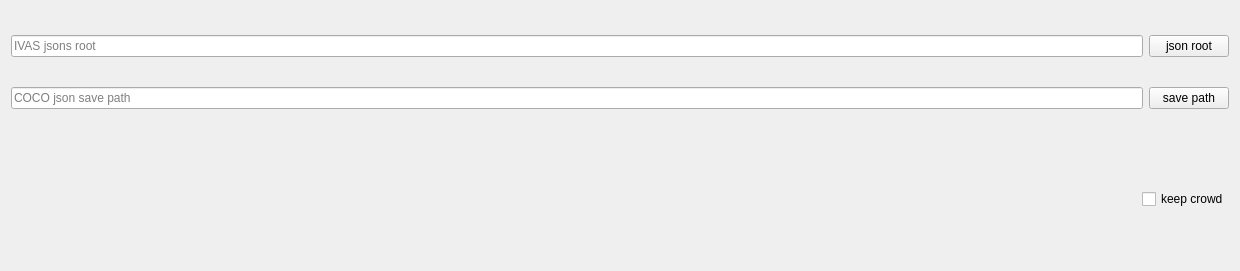
            <widget class="QWidget" name="toolbox_item_ivas2coco">
             <property name="geometry">
              <rect>
               <x>0</x>
               <y>0</y>
               <width>1240</width>
               <height>271</height>
              </rect>
             </property>
             <attribute name="label">
              <string>IVAS to COCO</string>
             </attribute>
             <layout class="QVBoxLayout" name="verticalLayout_5">
              <item>
               <widget class="QWidget" name="widget_4" native="true">
                <layout class="QVBoxLayout" name="verticalLayout_6">
                 <property name="leftMargin">
                  <number>0</number>
                 </property>
                 <property name="topMargin">
                  <number>0</number>
                 </property>
                 <property name="rightMargin">
                  <number>0</number>
                 </property>
                 <property name="bottomMargin">
                  <number>0</number>
                 </property>
                 <item>
                  <widget class="QWidget" name="widget_5" native="true">
                   <layout class="QGridLayout" name="gridLayout_2">
                    <property name="leftMargin">
                     <number>0</number>
                    </property>
                    <property name="topMargin">
                     <number>0</number>
                    </property>
                    <property name="rightMargin">
                     <number>0</number>
                    </property>
                    <property name="bottomMargin">
                     <number>0</number>
                    </property>
                    <item row="0" column="0">
                     <widget class="QLineEdit" name="lineEdit_ivas2coco_ivas_json_root">
                      <property name="readOnly">
                       <bool>true</bool>
                      </property>
                      <property name="placeholderText">
                       <string>IVAS jsons root</string>
                      </property>
                     </widget>
                    </item>
                    <item row="0" column="1">
                     <widget class="QPushButton" name="pushButton_ivas2coco_ivas_json_root">
                      <property name="text">
                       <string>json root</string>
                      </property>
                     </widget>
                    </item>
                    <item row="1" column="0">
                     <widget class="QLineEdit" name="lineEdit_ivas2coco_coco_json_path">
                      <property name="readOnly">
                       <bool>true</bool>
                      </property>
                      <property name="placeholderText">
                       <string>COCO json save path</string>
                      </property>
                     </widget>
                    </item>
                    <item row="1" column="1">
                     <widget class="QPushButton" name="pushButton_ivas2coco_coco_json_path">
                      <property name="text">
                       <string>save path</string>
                      </property>
                     </widget>
                    </item>
                   </layout>
                  </widget>
                 </item>
                 <item>
                  <widget class="QWidget" name="widget_6" native="true">
                   <layout class="QHBoxLayout" name="horizontalLayout_2">
                    <property name="leftMargin">
                     <number>0</number>
                    </property>
                    <property name="topMargin">
                     <number>0</number>
                    </property>
                    <property name="rightMargin">
                     <number>0</number>
                    </property>
                    <property name="bottomMargin">
                     <number>0</number>
                    </property>
                    <item>
                     <spacer name="horizontalSpacer_2">
                      <property name="orientation">
                       <enum>Qt::Horizontal</enum>
                      </property>
                      <property name="sizeHint" stdset="0">
                       <size>
                        <width>445</width>
                        <height>20</height>
                       </size>
                      </property>
                     </spacer>
                    </item>
                    <item>
                     <widget class="QCheckBox" name="checkBox_ivas2coco_keep_crowd">
                      <property name="text">
                       <string>keep crowd</string>
                      </property>
                     </widget>
                    </item>
                   </layout>
                  </widget>
                 </item>
                </layout>
               </widget>
              </item>
             </layout>
            </widget>
